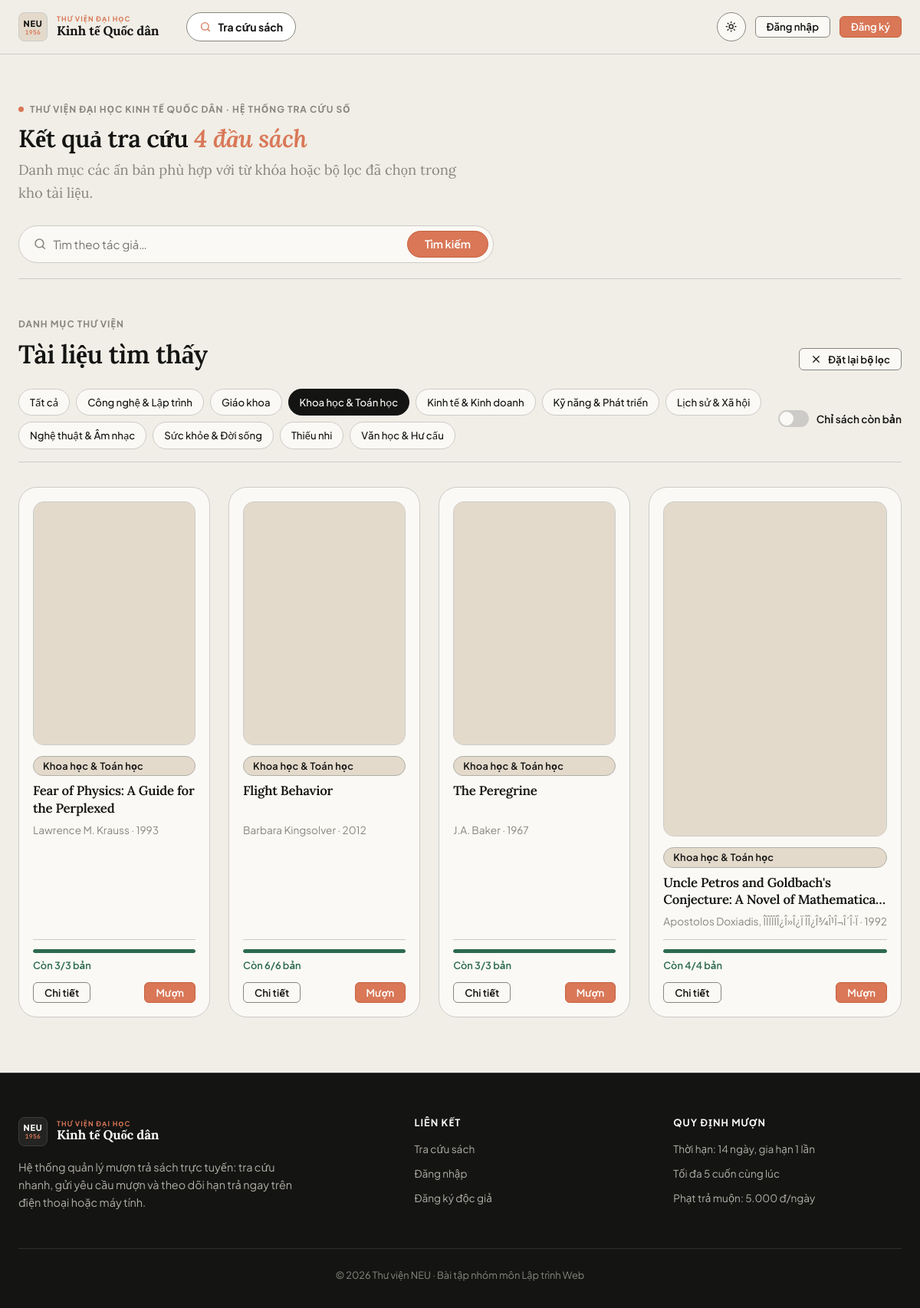
The app's page /?category=2 with its own data.
### app/models.py (models this page shows, shortened)
class Category(db.Model):
    id = db.Column(db.Integer, primary_key=True)
    name = db.Column(db.String(80), unique=True, nullable=False)
    books = db.relationship("Book", back_populates="category")

class Book(db.Model):
    id = db.Column(db.Integer, primary_key=True)
    title = db.Column(db.String(200), nullable=False, index=True)
    author = db.Column(db.String(120), nullable=False)
    isbn = db.Column(db.String(20))
    publisher = db.Column(db.String(120))
    year = db.Column(db.Integer)
    description = db.Column(db.Text)
    cover_url = db.Column(db.String(500))          # URL ảnh bìa
    location = db.Column(db.String(20))            # Vị trí kệ, vd: "Tủ 03 - Ngăn 07"
    total_copies = db.Column(db.Integer, nullable=False, default=1)
    available_copies = db.Column(db.Integer, nullable=False, default=1)
    category_id = db.Column(db.Integer, db.ForeignKey("category.id"))
    category = db.relationship("Category", back_populates="books")
    loans = db.relationship("Loan", back_populates="book")

### app/blueprints/main.py (the view)
@bp.route("/")
def index():
    page = request.args.get("page", 1, type=int)
    pagination = book_service.search_books(
        q=request.args.get("q", "").strip(),
        category_id=request.args.get("category", type=int),
        only_available=request.args.get("available") == "1",
        page=page, per_page=current_app.config["PER_PAGE"])
    return render_template("index.html", pagination=pagination,
                           categories=Category.query.order_by(Category.name).all(),
                           stats=book_service.public_stats())

### app/services/book_service.py (called while the page is built)
def search_books(q="", category_id=None, only_available=False, page=1, per_page=9):
    query = Book.query
    if q:
        like = f"%{q}%"
        query = query.filter(db.or_(Book.title.ilike(like), Book.author.ilike(like),
                                    Book.isbn.ilike(like)))
    if category_id:
        query = query.filter(Book.category_id == category_id)
    if only_available:
        query = query.filter(Book.available_copies > 0)
    return query.order_by(Book.title).paginate(page=page, per_page=per_page, error_out=False)

def public_stats():
    return {
        "titles": Book.query.count(),
        "copies": db.session.query(func.coalesce(func.sum(Book.total_copies), 0)).scalar(),
        "readers": User.query.filter_by(role="reader").count(),
        "categories": Category.query.count(),
    }

### app/templates/index.html (shortened to what this page needs)
{% extends "base.html" %}
{% from "macros.html" import csrf, icon, cover, meter, pager, empty %}
{% block content %}
{% set filtering = request.args.q or request.args.category or request.args.available %}
{% set fq = request.args.get('q') or None %}{% set fc = request.args.get('category') or None %}{% set fa = request.args.get('available') or None %}
{% set params = {'q': fq, 'category': fc, 'available': fa} %}
<section class="hero-editorial {{ 'hero-slim' if filtering }}">
  <div class="hero-grid">
    <div class="hero-main">
      <div class="eyebrow-tag">
        <span class="dot"></span> THƯ VIỆN ĐẠI HỌC KINH TẾ QUỐC DÂN · HỆ THỐNG TRA CỨU SỐ
      </div>
      {% if filtering %}
        <h1 class="hero-title">Kết quả tra cứu <span class="accent-mark">{{ pagination.total }} đầu sách</span></h1>
        <p class="hero-lead">Danh mục các ấn bản phù hợp với từ khóa hoặc bộ lọc đã chọn trong kho tài liệu.</p>
      {% else %}
        <h1 class="hero-title">Kho tàng học thuật &amp; tri thức số</h1>
        <p class="hero-lead">Tra cứu hàng nghìn đầu giáo trình, chuyên khảo kinh tế, công nghệ và văn học kinh điển. Thủ tục mượn trả giản tiện, minh bạch.</p>
      {% endif %}
      <div class="search-box" data-live-search>
        <form method="get" action="{{ url_for('main.index') }}" autocomplete="off">
          <span class="search-icon">{{ icon('search') }}</span>
          <input type="search" name="q" value="{{ request.args.q or '' }}" placeholder="Tìm theo tên sách, tác giả, chuyên ngành, ISBN…" aria-label="Tìm kiếm sách">
          <button class="btn btn-primary" type="submit">Tìm kiếm</button>
        </form>
      </div>
    </div>
  </div>
</section>
<section id="books" class="catalog-section">
  <div class="section-head" data-reveal>
    <div>
      <span class="eyebrow-tag">DANH MỤC THƯ VIỆN</span>
      <h2 class="section-title mt-1">{{ 'Tài liệu tìm thấy' if filtering else 'Khám phá kho tư liệu' }}</h2>
    </div>
    {% if filtering %}
      <a class="btn btn-ghost btn-sm" href="{{ url_for('main.index') }}">{{ icon('x') }} Đặt lại bộ lọc</a>
    {% endif %}
  </div>
  <div class="toolbar-editorial" data-reveal>
    <div class="category-pills">
      <a class="chip {{ 'active' if not request.args.category }}" href="{{ url_for('main.index', q=fq, available=fa) }}#books">Tất cả</a>
      {% for c in categories %}
        <a class="chip {{ 'active' if request.args.category == c.id|string }}" href="{{ url_for('main.index', q=fq, category=c.id, available=fa) }}#books">{{ c.name }}</a>
      {% endfor %}
    </div>
    {% set on = request.args.available == '1' %}
    <a class="switch {{ 'on' if on }}" href="{{ url_for('main.index', q=fq, category=fc, available=(None if on else 1)) }}#books">
      <i></i>Chỉ sách còn bản
    </a>
  </div>
  {% if pagination.items %}
  <div class="book-grid" data-stagger>
    {% for b in pagination.items %}
    <article class="book-card" data-reveal data-tilt="4">
      <div class="card-cover-wrapper">
        {{ cover(b) }}
      </div>
      <div class="card-content">
        <span class="badge badge-category">{{ b.category.name if b.category else 'Chưa phân loại' }}</span>
        <h3 class="card-title">
          <a href="{{ url_for('main.book_detail', book_id=b.id) }}">{{ b.title }}</a>
        </h3>
        <div class="card-author">{{ b.author }}{% if b.year %} · {{ b.year }}{% endif %}</div>
      </div>
      <div class="card-footer-meta">
        {{ meter(b) }}
        <div class="actions">
          <a class="btn btn-ghost btn-sm" href="{{ url_for('main.book_detail', book_id=b.id) }}">Chi tiết</a>
          {% if current_user.is_authenticated and not current_user.is_admin %}
          <form method="post" action="{{ url_for('main.borrow', book_id=b.id) }}">{{ csrf() }}
            <button class="btn btn-primary btn-sm" {{ 'disabled' if b.available_copies < 1 }}>Mượn</button>
          </form>
          {% elif not current_user.is_authenticated %}
          <a class="btn btn-primary btn-sm" href="{{ url_for('auth.login', next=url_for('main.book_detail', book_id=b.id)) }}">Mượn</a>
          {% endif %}
        </div>
      </div>
    </article>
    {% endfor %}
  </div>
  {% else %}
  <div class="card empty-card">
    {{ empty('🔍', 'Không tìm thấy ấn bản phù hợp', 'Thử tìm với từ khóa tổng quát hơn hoặc xóa bớt tiêu chí lọc.') }}
  </div>
  {% endif %}
</section>
{% endblock %}

### app/templates/macros.html (shortened to what this page needs)
{% macro icon(name) %}<svg class="icon" viewBox="0 0 24 24" aria-hidden="true">{{ _icons[name]|safe }}</svg>{% endmacro %}
{% macro cover(book, cls='') %}
{% if book.cover_url %}
<div class="cover cover-img {{ cls }}">
</div>
{% else %}
<div class="cover c{{ (book.category_id or 0) % 6 }} {{ cls }}"><div class="cover-in">
  <span class="cover-cat">{{ book.category.name if book.category else 'Sách' }}</span>
  <span class="cover-title">{{ book.title }}</span>
  <span class="cover-author">{{ book.author }}</span>
</div></div>
{% endif %}
{% endmacro %}
{% macro meter(book) %}
{% set total = book.total_copies or 0 %}
{% set pct = ((book.available_copies / total * 100)|round|int) if total else 0 %}
<div class="meter {{ 'low' if book.available_copies == 1 }} {{ 'out' if book.available_copies < 1 }}">
  <div class="meter-bar"><i style="width: {{ pct }}%"></i></div>
  <span class="meter-text">{% if book.available_copies > 0 %}Còn {{ book.available_copies }}/{{ total }} bản{% else %}Hết bản{% endif %}</span>
</div>
{% endmacro %}

### records on screen
Category: name "Công nghệ & Lập trình"
Category: name "Giáo khoa"
Category: name "Khoa học & Toán học"
Category: name "Kinh tế & Kinh doanh"
Category: name "Kỹ năng & Phát triển"
Category: name "Lịch sử & Xã hội"
Category: name "Nghệ thuật & Âm nhạc"
Category: name "Sức khỏe & Đời sống"
Category: name "Thiếu nhi"
Category: name "Văn học & Hư cấu"
Book: category "Khoa học & Toán học", title "Fear of Physics: A Guide for the Perplexed", author "Lawrence M. Krauss", year "1993", {{ pct }} 100 (drawn), available_copies "3", total "3"
Book: category "Khoa học & Toán học", title "Flight Behavior", author "Barbara Kingsolver", year "2012", {{ pct }} 100 (drawn), available_copies "6", total "6"
Book: category "Khoa học & Toán học", title "The Peregrine", author "J.A. Baker", year "1967", {{ pct }} 100 (drawn), available_copies "3", total "3"
Book: category "Khoa học & Toán học", title "Uncle Petros and Goldbach's Conjecture: A Novel of…", author "Apostolos Doxiadis, ÎÏÏÏÏÎ¿Î»Î¿Ï ÎÎ¿Î¾Î¹Î¬Î´Î·Ï", year "1992", {{ pct }} 100 (drawn), available_copies "4", total "4"

### other values on screen
{{ pagination.total }} "4"
{{ 'Tài liệu tìm thấy' if filtering else 'Khám phá kho tư liệu' }} "Tài liệu tìm thấy"
{{ config.LOAN_DAYS }} "14"
{{ config.MAX_RENEWALS }} "1"
{{ config.MAX_ACTIVE_LOANS }} "5"
{{ '{:,}'.format(config.FINE_PER_DAY).replace(',', '.') }} "5.000"
